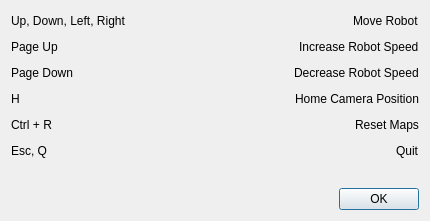
<?xml version="1.0" encoding="UTF-8"?>
<ui version="4.0">
 <class>ShortcutsWindow</class>
 <widget class="QDialog" name="ShortcutsWindow">
  <property name="geometry">
   <rect>
    <x>0</x>
    <y>0</y>
    <width>430</width>
    <height>221</height>
   </rect>
  </property>
  <property name="windowTitle">
   <string>Keyboard Shortcuts</string>
  </property>
  <layout class="QGridLayout" name="gridLayout">
   <item row="1" column="0">
    <layout class="QHBoxLayout" name="horizontalLayout_2">
     <item>
      <widget class="QLabel" name="label_3">
       <property name="text">
        <string>Page Up</string>
       </property>
      </widget>
     </item>
     <item>
      <spacer name="horizontalSpacer_2">
       <property name="orientation">
        <enum>Qt::Horizontal</enum>
       </property>
       <property name="sizeHint" stdset="0">
        <size>
         <width>40</width>
         <height>20</height>
        </size>
       </property>
      </spacer>
     </item>
     <item>
      <widget class="QLabel" name="label_2">
       <property name="text">
        <string>Increase Robot Speed</string>
       </property>
      </widget>
     </item>
    </layout>
   </item>
   <item row="4" column="0">
    <layout class="QHBoxLayout" name="horizontalLayout_4">
     <item>
      <widget class="QLabel" name="label_7">
       <property name="text">
        <string>Ctrl + R</string>
       </property>
      </widget>
     </item>
     <item>
      <spacer name="horizontalSpacer_4">
       <property name="orientation">
        <enum>Qt::Horizontal</enum>
       </property>
       <property name="sizeHint" stdset="0">
        <size>
         <width>40</width>
         <height>20</height>
        </size>
       </property>
      </spacer>
     </item>
     <item>
      <widget class="QLabel" name="label_6">
       <property name="text">
        <string>Reset Maps</string>
       </property>
      </widget>
     </item>
    </layout>
   </item>
   <item row="5" column="0">
    <layout class="QHBoxLayout" name="horizontalLayout_5">
     <item>
      <widget class="QLabel" name="label_9">
       <property name="text">
        <string>Esc, Q</string>
       </property>
      </widget>
     </item>
     <item>
      <spacer name="horizontalSpacer_5">
       <property name="orientation">
        <enum>Qt::Horizontal</enum>
       </property>
       <property name="sizeHint" stdset="0">
        <size>
         <width>40</width>
         <height>20</height>
        </size>
       </property>
      </spacer>
     </item>
     <item>
      <widget class="QLabel" name="label_8">
       <property name="text">
        <string>Quit</string>
       </property>
      </widget>
     </item>
    </layout>
   </item>
   <item row="7" column="0">
    <spacer name="verticalSpacer">
     <property name="orientation">
      <enum>Qt::Vertical</enum>
     </property>
     <property name="sizeHint" stdset="0">
      <size>
       <width>20</width>
       <height>40</height>
      </size>
     </property>
    </spacer>
   </item>
   <item row="3" column="0">
    <layout class="QHBoxLayout" name="horizontalLayout_6">
     <item>
      <widget class="QLabel" name="label_11">
       <property name="text">
        <string>H</string>
       </property>
      </widget>
     </item>
     <item>
      <spacer name="horizontalSpacer_6">
       <property name="orientation">
        <enum>Qt::Horizontal</enum>
       </property>
       <property name="sizeHint" stdset="0">
        <size>
         <width>40</width>
         <height>20</height>
        </size>
       </property>
      </spacer>
     </item>
     <item>
      <widget class="QLabel" name="label_10">
       <property name="text">
        <string>Home Camera Position</string>
       </property>
      </widget>
     </item>
    </layout>
   </item>
   <item row="8" column="0">
    <layout class="QHBoxLayout" name="horizontalLayout">
     <item>
      <spacer name="horizontalSpacer">
       <property name="orientation">
        <enum>Qt::Horizontal</enum>
       </property>
       <property name="sizeHint" stdset="0">
        <size>
         <width>40</width>
         <height>20</height>
        </size>
       </property>
      </spacer>
     </item>
     <item>
      <widget class="QPushButton" name="pushButton">
       <property name="text">
        <string>OK</string>
       </property>
      </widget>
     </item>
    </layout>
   </item>
   <item row="2" column="0">
    <layout class="QHBoxLayout" name="horizontalLayout_3">
     <item>
      <widget class="QLabel" name="label_5">
       <property name="text">
        <string>Page Down</string>
       </property>
      </widget>
     </item>
     <item>
      <spacer name="horizontalSpacer_3">
       <property name="orientation">
        <enum>Qt::Horizontal</enum>
       </property>
       <property name="sizeHint" stdset="0">
        <size>
         <width>40</width>
         <height>20</height>
        </size>
       </property>
      </spacer>
     </item>
     <item>
      <widget class="QLabel" name="label_4">
       <property name="text">
        <string>Decrease Robot Speed</string>
       </property>
      </widget>
     </item>
    </layout>
   </item>
   <item row="0" column="0">
    <layout class="QHBoxLayout" name="horizontalLayout_7">
     <item>
      <widget class="QLabel" name="label">
       <property name="text">
        <string>Up, Down, Left, Right</string>
       </property>
      </widget>
     </item>
     <item>
      <spacer name="horizontalSpacer_7">
       <property name="orientation">
        <enum>Qt::Horizontal</enum>
       </property>
       <property name="sizeHint" stdset="0">
        <size>
         <width>40</width>
         <height>20</height>
        </size>
       </property>
      </spacer>
     </item>
     <item>
      <widget class="QLabel" name="label_12">
       <property name="text">
        <string>Move Robot</string>
       </property>
      </widget>
     </item>
    </layout>
   </item>
  </layout>
 </widget>
 <resources/>
 <connections/>
</ui>
